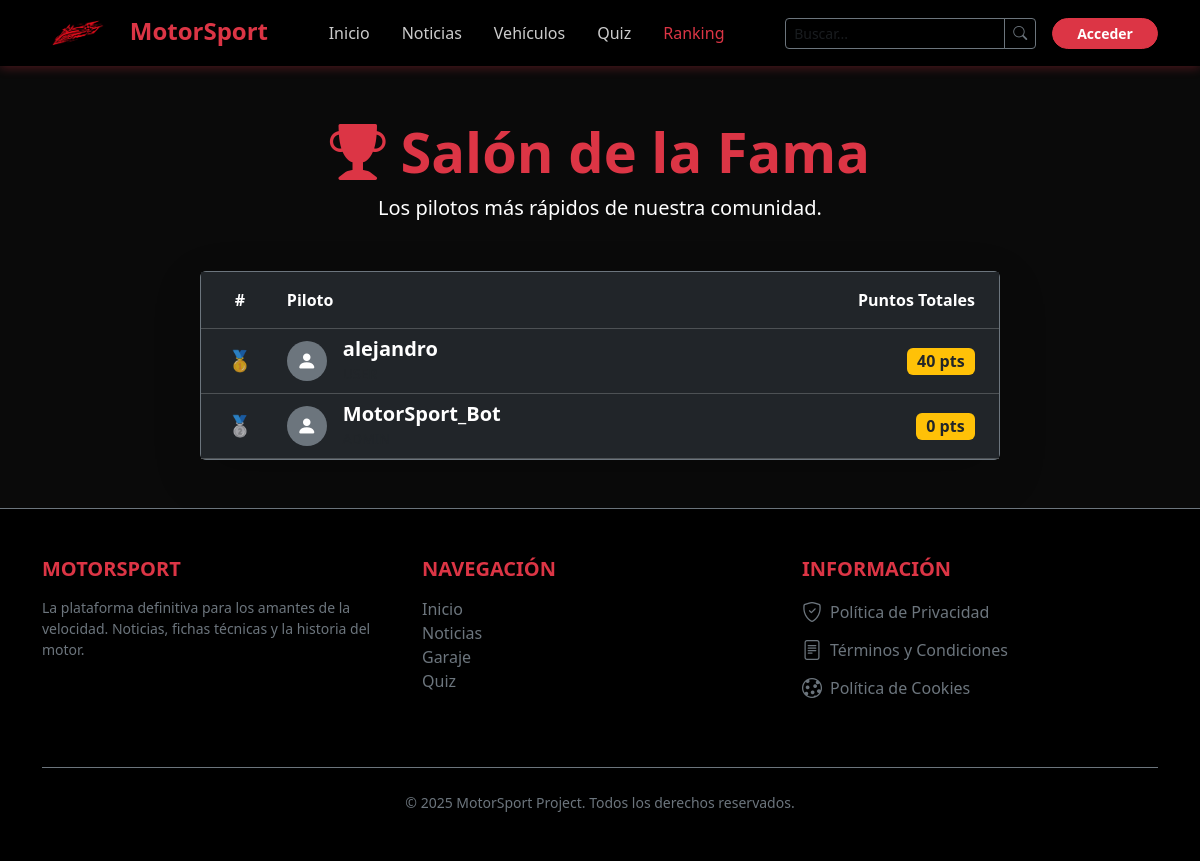
Before: /ranking with the older database file.
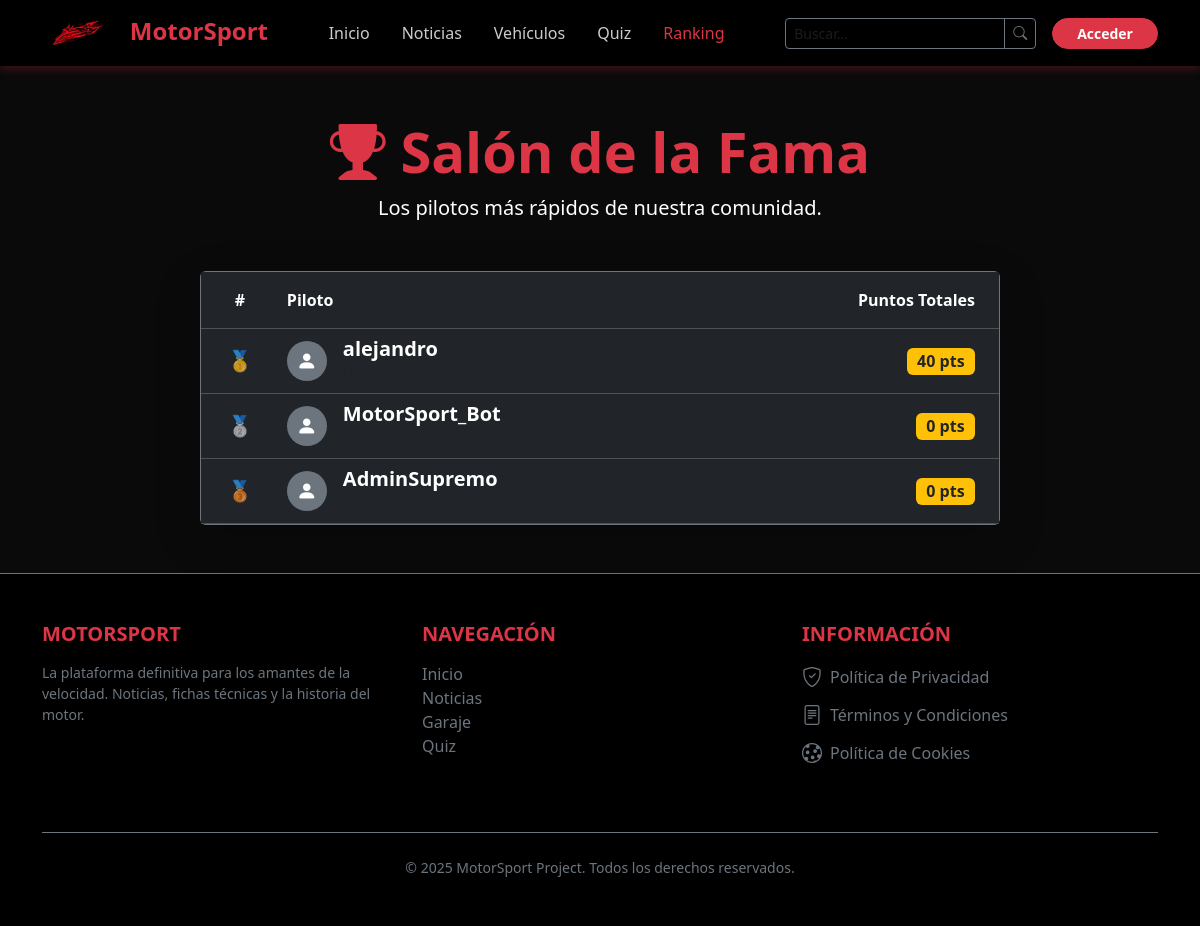
After: the same page with the newer database file.
### models.py (models this page shows, shortened)
class User(UserMixin, db.Model):
    __tablename__ = "users"
    id = db.Column(db.Integer, primary_key=True)
    username = db.Column(db.String(50), unique=True, nullable=False)
    email = db.Column(db.String(120), unique=True, nullable=False)
    password_hash = db.Column(db.String(255), nullable=False)
    role = db.Column(db.Enum("user", "editor", "admin"), default="user")
    settings = db.Column(db.JSON, nullable=True)  # Para preferencias del perfil
    score = db.Column(db.Integer, default=0)

### app.py (the view)
@app.route("/ranking")
def ranking():
    top_users = User.query.order_by(User.score.desc()).limit(10).all()
    return render_template("ranking.html", users=top_users)

### templates/ranking.html (shortened to what this page needs)
{% extends "base.html" %}
{% block content %}
<div class="container py-5">
    <div class="text-center mb-5">
        <h1 class="display-4 fw-bold text-danger"><i class="bi bi-trophy-fill"></i> Salón de la Fama</h1>
        <p class="lead text-white">Los pilotos más rápidos de nuestra comunidad.</p>
    </div>
    <div class="card bg-dark border-secondary mx-auto shadow-lg" style="max-width: 800px;">
        <div class="card-body p-0">
            <table class="table table-dark table-hover mb-0 align-middle">
                <thead class="bg-danger text-white">
                    <tr>
                        <th scope="col" class="text-center py-3">#</th>
                        <th scope="col" class="py-3">Piloto</th>
                        <th scope="col" class="text-end py-3 pe-4">Puntos Totales</th>
                    </tr>
                </thead>
                <tbody>
                    {% for user in users %}
                    <tr
                        class="{% if current_user.is_authenticated and user.id == current_user.id %}table-active border-start border-4 border-warning{% endif %}">
                        <td class="text-center fw-bold text-muted fs-5">
                            {% if loop.index == 1 %}🥇{% elif loop.index == 2 %}🥈{% elif loop.index == 3 %}🥉{% else
                            %}{{ loop.index }}{% endif %}
                        </td>
                        <td>
                            <div class="d-flex align-items-center">
                                <div class="bg-secondary rounded-circle d-flex align-items-center justify-content-center me-3"
                                    style="width: 40px; height: 40px;">
                                    <i class="bi bi-person-fill text-white fs-5"></i>
                                </div>
                                <div>
                                    <h5 class="mb-0 fw-bold">{{ user.username }}</h5>
                                    <small class="text-muted">{{ user.role|upper }}</small>
                                </div>
                            </div>
                        </td>
                        <td class="text-end pe-4">
                            <span class="badge bg-warning text-dark fs-6">{{ user.score }} pts</span>
                        </td>
                    </tr>
                    {% else %}
                    <tr>
                        <td colspan="3" class="text-center py-4 text-muted">Aún no hay pilotos clasificados.</td>
                    </tr>
                    {% endfor %}
                </tbody>
            </table>
        </div>
    </div>
</div>
{% endblock %}

### templates/base.html (shortened to what this page needs)
<!DOCTYPE html>
<html lang="es">
<head>
    <link href="https://cdn.jsdelivr.net/npm/bootstrap@5.3.2/dist/css/bootstrap.min.css" rel="stylesheet">
    <link rel="stylesheet" href="https://cdn.jsdelivr.net/npm/bootstrap-icons@1.11.1/font/bootstrap-icons.css">
</head>
<body>
    <nav class="navbar navbar-expand-lg navbar-dark fixed-top">
        <div class="container">
            <a class="navbar-brand" href="{{ url_for('home') }}">
                <img src="{{ url_for('static', filename='images/logo.png') }}" alt="MotorSport"
                    style="height:40px; margin-right:10px;">
                <span>MotorSport</span>
            </a>
            <div class="collapse navbar-collapse" id="navbarNav">
                <ul class="navbar-nav mx-auto align-items-center">
                    <li class="nav-item">
                        <a class="nav-link {% if request.endpoint == 'home' %}active{% endif %}"
                            href="{{ url_for('home') }}">Inicio</a>
                    </li>
                    <li class="nav-item">
                        <a class="nav-link {% if request.endpoint == 'noticias' %}active{% endif %}"
                            href="{{ url_for('noticias') }}">Noticias</a>
                    </li>
                    <li class="nav-item">
                        <a class="nav-link {% if request.endpoint == 'vehiculos' %}active{% endif %}"
                            href="{{ url_for('vehiculos') }}">Vehículos</a>
                    </li>
                    <li class="nav-item">
                        <a class="nav-link {% if request.endpoint == 'quiz' %}active{% endif %}"
                            href="{{ url_for('quiz') }}">Quiz</a>
                    </li>
                    <li class="nav-item">
                        <a class="nav-link {% if request.endpoint == 'ranking' %}active{% endif %}"
                            href="{{ url_for('ranking') }}">Ranking</a>
                    </li>
                </ul>
                <form class="d-flex mx-3" action="{{ url_for('buscar') }}" method="GET">
                    <div class="input-group">
                        <input class="form-control form-control-sm bg-black text-white border-secondary" type="search"
                            name="q" placeholder="Buscar..." aria-label="Search">
                        <button class="btn btn-sm btn-outline-secondary" type="submit">
                            <i class="bi bi-search"></i>
                        </button>
                    </div>
                </form>
                <ul class="navbar-nav align-items-center">
                    {% if current_user.is_authenticated %}
                    <li class="nav-item dropdown">
                        <a class="nav-link dropdown-toggle btn btn-outline-dark border-0 text-white" href="#"
                            role="button" data-bs-toggle="dropdown">
                            <i class="bi bi-person-circle text-danger"></i>
                            <span class="fw-bold ms-1">{{ current_user.username }}</span>
                        </a>
                        <ul class="dropdown-menu dropdown-menu-dark dropdown-menu-end">
                            <li><a class="dropdown-item" href="{{ url_for('perfil') }}">Mi Perfil</a></li>
                            {% if current_user.role == 'admin' %}
                            <li><a class="dropdown-item text-warning" href="{{ url_for('admin_panel') }}">🛠️ Admin
                                    Panel</a></li>
                            {% endif %}
                            <li>
                                <hr class="dropdown-divider bg-secondary">
                            </li>
                            <li><a class="dropdown-item text-danger" href="{{ url_for('logout') }}">Cerrar Sesión</a>
                            </li>
                        </ul>
                    </li>
                    {% else %}
                    <li class="nav-item">
                        <a class="btn btn-danger btn-sm px-4 rounded-pill fw-bold" href="{{ url_for('login') }}">
                            Acceder
                        </a>
                    </li>
                    {% endif %}
                </ul>
            </div>
        </div>
    </nav>
    <div style="padding-top: 70px; flex: 1;">
        {% block content %}{% endblock %}
    </div>
    <footer class="bg-black text-white border-top border-secondary mt-auto py-5">
        <div class="container">
            <div class="row gy-4">
                <div class="col-lg-4 col-md-6">
                    <h5 class="text-danger fw-bold text-uppercase mb-3">MotorSport</h5>
                    <p class="small text-secondary">
                        La plataforma definitiva para los amantes de la velocidad.
                        Noticias, fichas técnicas y la historia del motor.
                    </p>
                </div>
                <div class="col-lg-4 col-md-6">
                    <h5 class="text-danger fw-bold text-uppercase mb-3">Navegación</h5>
                    <ul class="list-unstyled text-secondary">
                        <li><a href="{{ url_for('home') }}"
                                class="text-decoration-none text-secondary hover-white">Inicio</a></li>
                        <li><a href="{{ url_for('noticias') }}"
                                class="text-decoration-none text-secondary hover-white">Noticias</a></li>
                        <li><a href="{{ url_for('vehiculos') }}"
                                class="text-decoration-none text-secondary hover-white">Garaje</a></li>
                        <li><a href="{{ url_for('quiz') }}"
                                class="text-decoration-none text-secondary hover-white">Quiz</a></li>
                    </ul>
                </div>
                <div class="col-lg-4 col-md-12">
                    <h5 class="text-danger fw-bold text-uppercase mb-3">INFORMACIÓN</h5>
                    <ul class="list-unstyled">
                        <li class="mb-2">
                            <a href="{{ url_for('privacidad') }}"
                                class="text-decoration-none text-secondary d-flex align-items-center gap-2 hover-white">
                                <i class="bi bi-shield-check fs-5"></i> Política de Privacidad
                            </a>
                        </li>
                        <li class="mb-2">
                            <a href="{{ url_for('terminos') }}"
                                class="text-decoration-none text-secondary d-flex align-items-center gap-2 hover-white">
                                <i class="bi bi-file-text fs-5"></i> Términos y Condiciones
                            </a>
                        </li>
                        <li class="mb-2">
                            <a href="{{ url_for('cookies') }}"
                                class="text-decoration-none text-secondary d-flex align-items-center gap-2 hover-white">
                                <i class="bi bi-cookie fs-5"></i> Política de Cookies
                            </a>
                        </li>
                    </ul>
                </div>
            </div>
            <div class="text-center text-secondary small mt-5 border-top border-secondary pt-4">
                &copy; 2025 MotorSport Project. Todos los derechos reservados.
            </div>
        </div>
    </footer>
</body>
</html>

### templates/base.html (style rules this page uses)
:root { --primary-color: #dc3545; --secondary-color: #212529; --accent-color: #ffc107; }
body { font-family: 'Segoe UI', Tahoma, Geneva, Verdana, sans-serif; background-color: #0a0a0a; color: #ffffff; min-height: 100vh; display: flex; flex-direction: column; }
.navbar { background-color: rgba(0, 0, 0, 0.95) !important; backdrop-filter: blur(10px); box-shadow: 0 2px 10px rgba(220, 53, 69, 0.3); }
.navbar-brand { font-weight: bold; font-size: 1.5rem; color: var(--primary-color) !important; }
.nav-link { color: rgba(255, 255, 255, 0.8) !important; transition: color 0.3s; padding-left: 1rem !important; padding-right: 1rem !important; }
.nav-link:hover, .nav-link.active { color: var(--primary-color) !important; }
footer { background-color: #050505; border-top: 1px solid #333; margin-top: auto; padding-top: 60px; }

Changed rows visible on the page:
added User: username "AdminSupremo", score "0"
